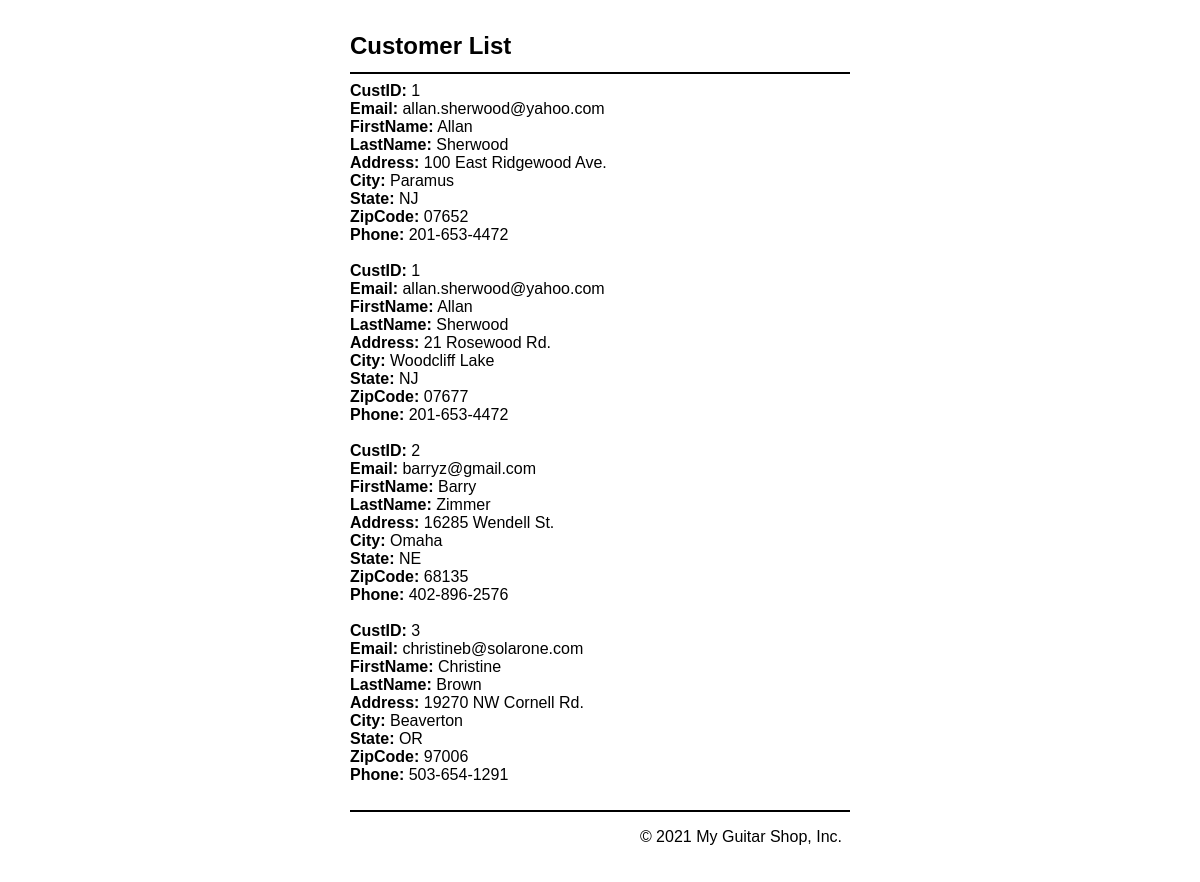
The page / on the database its author committed.
### tables this page shows
CREATE TABLE customers (
  customerID        INT            NOT NULL   AUTO_INCREMENT,
  emailAddress      VARCHAR(255)   NOT NULL,
  password          VARCHAR(60)    NOT NULL,
  firstName         VARCHAR(60)    NOT NULL,
  lastName          VARCHAR(60)    NOT NULL,
  shipAddressID     INT                       DEFAULT NULL,
  billingAddressID  INT                       DEFAULT NULL,  
  PRIMARY KEY (customerID),
  UNIQUE INDEX emailAddress (emailAddress)
);

### index.php (the view, shortened to what this page needs)
<?php
require('database.php');
$query = "SELECT customers.customerID, customers.emailAddress, customers.firstName, customers.lastName, addresses.line1, addresses.city, addresses.state, addresses.zipCode, addresses.phone\n"
    . "FROM customers\n"
    . "INNER JOIN addresses on customers.customerID = addresses.customerID\n"
    . "GROUP BY customers.customerID, customers.emailAddress, customers.firstName, customers.lastName, addresses.line1, addresses.city, addresses.state, addresses.zipCode, addresses.phone";
$statement = $db->prepare($query);
$statement->execute();
$customers = $statement->fetchAll();
?>
<!DOCTYPE html>
<html lang="en">
<head>
    <link rel="stylesheet" href="css/main.css">
</head>
<body>
    <header><h1>Customer List</h1></header>
    <main>
        <section>
            <?php foreach ($customers as $customer) : ?>
                <p><span class="bold">CustID:</span> <?php echo $customer['customerID']; ?></p>
                <p><span class="bold">Email:</span> <?php echo $customer['emailAddress']; ?></p>
                <p><span class="bold">FirstName:</span> <?php echo $customer['firstName']; ?></p>
                <p><span class="bold">LastName:</span> <?php echo $customer['lastName']; ?></p>
                <p><span class="bold">Address:</span> <?php echo $customer['line1']; ?></p>
                <p><span class="bold">City:</span> <?php echo $customer['city']; ?></p>
                <p><span class="bold">State:</span> <?php echo $customer['state']; ?></p>
                <p><span class="bold">ZipCode:</span> <?php echo $customer['zipCode']; ?></p>
                <p><span class="bold">Phone:</span> <?php echo $customer['phone']; ?></p>
                <br>
            <?php endforeach; ?>
        </section>
    </main>
    <footer>
        <p>&copy; <?php echo date("Y"); ?> My Guitar Shop, Inc.</p>
    </footer>
</body>
</html>

### css/main.css (style rules this page uses)
* { margin: 0; padding: 0; box-sizing: border-box; }
.bold { font-weight: bold; }
html { font-family: Arial, Helvetica, sans-serif; font-size: 16px; }
body { width: 100%; min-height: 100vh; background: #fff; padding: 20px; display: flex; flex-direction: column; justify-content: center; align-items: center; }
header, main, footer { width: 100%; max-width: 500px; }
header { border-bottom: 2px solid #000; }
h1 { font-size: 1.5rem; padding: 0.5em 0; color: #000; }
section { padding-bottom: 1.5rem; padding: 0.5rem 0; }
footer { border-top: 2px solid #000; padding-right: 0.5rem; }
footer > p { text-align: right; font-size: 1rem; margin: 1rem 0; }

### rows shown on the page
customers: customerID "1", emailAddress "allan.sherwood@yahoo.com", firstName "Allan", lastName "Sherwood", line1 "100 East Ridgewood Ave.", city "Paramus", state "NJ", zipCode "07652", phone "201-653-4472", line1 "21 Rosewood Rd.", city "Woodcliff Lake", zipCode "07677"
customers: customerID "2", emailAddress "barryz@gmail.com", firstName "Barry", lastName "Zimmer", line1 "16285 Wendell St.", city "Omaha", state "NE", zipCode "68135", phone "402-896-2576"
customers: customerID "3", emailAddress "christineb@solarone.com", firstName "Christine", lastName "Brown", line1 "19270 NW Cornell Rd.", city "Beaverton", state "OR", zipCode "97006", phone "503-654-1291"
